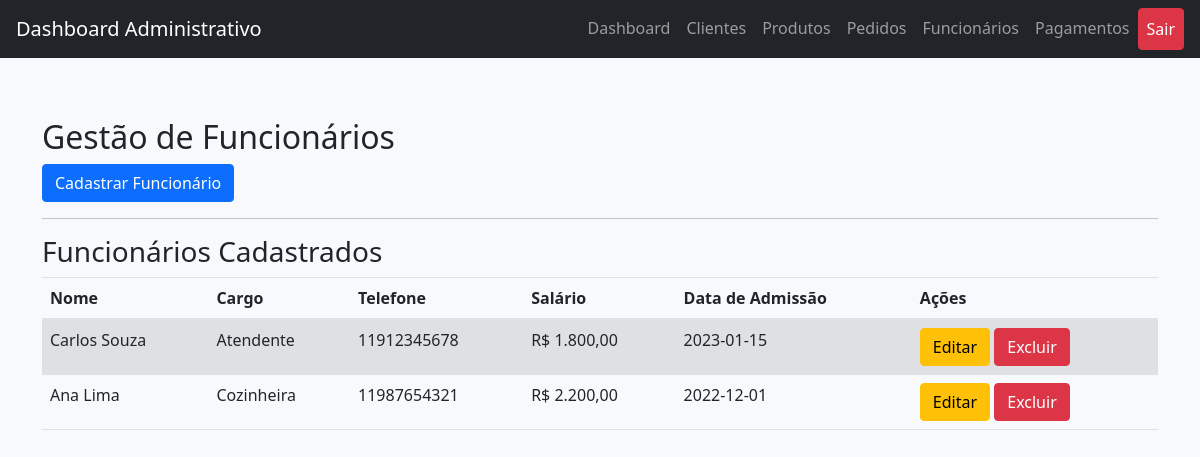
The app's page /Terca/pastelaria/admin/admin_funcionario.php (signed in) with its own data.
### tables this page shows
CREATE TABLE IF NOT EXISTS `funcionario` (
  `ID_funcionario` int(11) NOT NULL AUTO_INCREMENT,
  `nome` varchar(100) NOT NULL,
  `cargo` varchar(50) DEFAULT NULL,
  `telefone` varchar(20) DEFAULT NULL,
  `salario` decimal(10,2) DEFAULT NULL,
  `data_admissao` date DEFAULT NULL,
  PRIMARY KEY (`ID_funcionario`)
);

### Terca/pastelaria/admin/admin_funcionario.php (the view, shortened to what this page needs)
<?php
include 'conexao.php';
?>
<!DOCTYPE html>
<html lang="pt-BR">
<head>
  <link href="https://stackpath.bootstrapcdn.com/bootstrap/4.5.2/css/bootstrap.min.css" rel="stylesheet">
  <link href="https://cdn.jsdelivr.net/npm/bootstrap@5.1.3/dist/css/bootstrap.min.css" rel="stylesheet">
  <link href="https://cdnjs.cloudflare.com/ajax/libs/font-awesome/5.15.4/css/all.min.css" rel="stylesheet">
  <link rel="stylesheet" href="estilo.css">
</head>
<body>
<nav class="navbar navbar-expand-lg navbar-dark bg-dark fixed-top">
  <a class="navbar-brand" href="#">Dashboard Administrativo</a>
  <div class="collapse navbar-collapse" id="navbarNav">
    <ul class="navbar-nav ml-auto">
      <li class="nav-item"><a class="nav-link" href="admin_dashboard.php">Dashboard</a></li>
      <li class="nav-item"><a class="nav-link" href="admin_cliente.php">Clientes</a></li>
      <li class="nav-item"><a class="nav-link" href="admin_produto.php">Produtos</a></li>
      <li class="nav-item"><a class="nav-link" href="admin_pedido.php">Pedidos</a></li>
      <li class="nav-item"><a class="nav-link" href="admin_funcionario.php">Funcionários</a></li>
      <li class="nav-item"><a class="nav-link" href="admin_pagamento.php">Pagamentos</a></li>
      <li class="nav-item">
        <a class="nav-link btn btn-danger text-white" href="logout.php">Sair</a>
      </li>
    </ul>
  </div>
</nav>
<div class="container mt-5">
    <h2>Gestão de Funcionários</h2>
    <button type="button" class="btn btn-primary" data-bs-toggle="modal" data-bs-target="#cadastroFuncionarioModal">
        Cadastrar Funcionário
    </button>
    <hr>
    <h3>Funcionários Cadastrados</h3>
    <table class="table table-striped">
        <thead>
            <tr>
                <th>Nome</th>
                <th>Cargo</th>
                <th>Telefone</th>
                <th>Salário</th>
                <th>Data de Admissão</th>
                <th>Ações</th>
            </tr>
        </thead>
        <tbody>
            <?php
            $result = $conn->query("SELECT * FROM funcionario");
            while ($row = $result->fetch_assoc()) {
                echo "<tr>";
                echo "<td>{$row['nome']}</td>";
                echo "<td>{$row['cargo']}</td>";
                echo "<td>{$row['telefone']}</td>";
                echo "<td>R$ " . number_format($row['salario'], 2, ',', '.') . "</td>";
                echo "<td>{$row['data_admissao']}</td>";
                echo "<td>
                        <a href='#' class='btn btn-warning' data-bs-toggle='modal' data-bs-target='#editarFuncionarioModal' data-id='{$row['ID_funcionario']}' data-nome='{$row['nome']}' data-cargo='{$row['cargo']}' data-telefone='{$row['telefone']}' data-salario='{$row['salario']}' data-data_admissao='{$row['data_admissao']}'>Editar</a>
                        <a href='admin_funcionario.php?delete={$row['ID_funcionario']}' class='btn btn-danger' onclick='return confirm(\"Tem certeza que deseja excluir este funcionário?\")'>Excluir</a>
                    </td>";
                echo "</tr>";
            }
            ?>
        </tbody>
    </table>
</div>
</body>
</html>

### Terca/pastelaria/admin/estilo.css (style rules this page uses)
body { background-color: #f8f9fc; padding-top: 70px; }
.navbar { margin-bottom: 20px; }

### records on screen
funcionario: nome "Carlos Souza", cargo "Atendente", telefone "11912345678", salario "1.800,00", data_admissao "2023-01-15"
funcionario: nome "Ana Lima", cargo "Cozinheira", telefone "11987654321", salario "2.200,00", data_admissao "2022-12-01"
